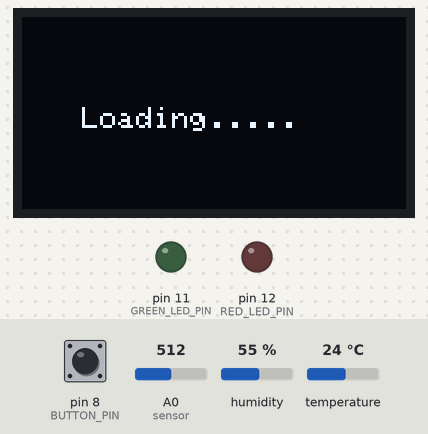
A sketch run on a simulated Arduino Uno, built with avr-gcc and run on an emulated ATmega328P. Shown: 128×64 one-colour display, output pins drawn as LEDs (lit = HIGH). The inputs (shaded band) are chosen by the test bench; at power-on: pin 8 (BUTTON_PIN) HIGH, A0 (sensor) = 512, humidity 55 %, temperature 24 °C.

Above: at 1.3 s.
4.5 s: pin 8 (BUTTON_PIN) pulled LOW for 0.15 s
At 5.1 s:
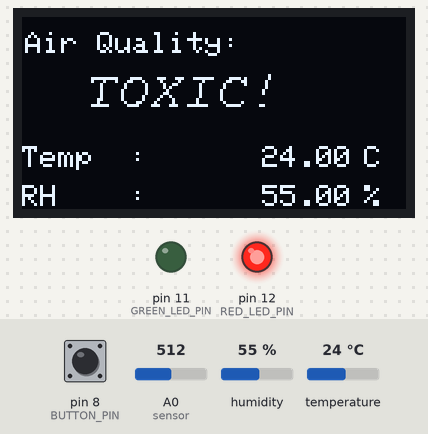
6.1 s: A0 (sensor) set to 190
At 7.0 s:
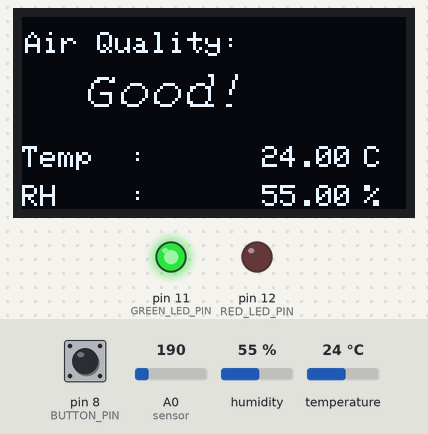
7.6 s: A0 (sensor) set to 210
At 8.2 s:
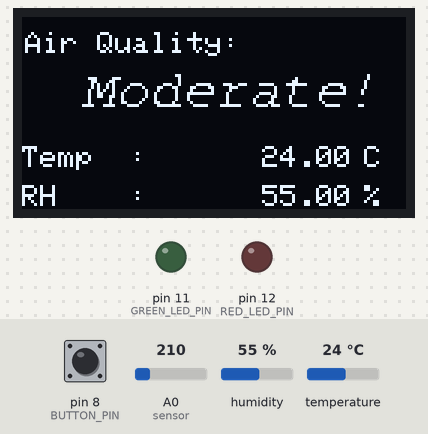
9.1 s: A0 (sensor) set to 306
At 9.5 s:
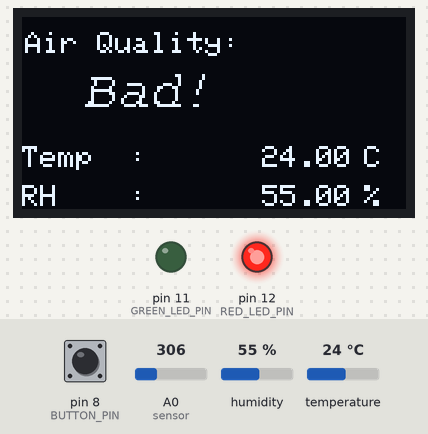
10.6 s: A0 (sensor) set to 90
At 11.8 s:
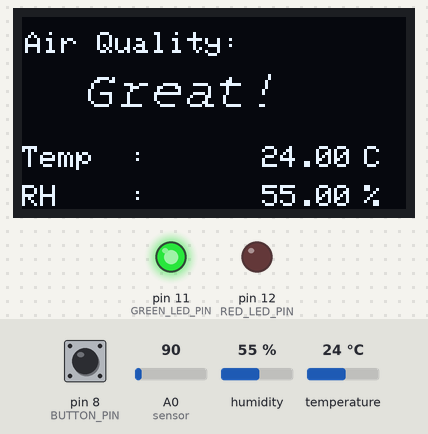
12.1 s: humidity set to 22 %
At 14.0 s:
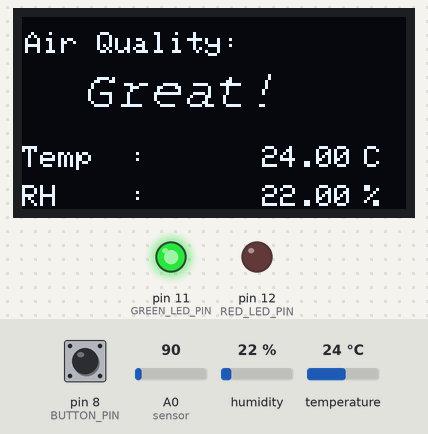
Timing chart, 0 to 15.2 s (numbered marks = the images above; inputs shaded):
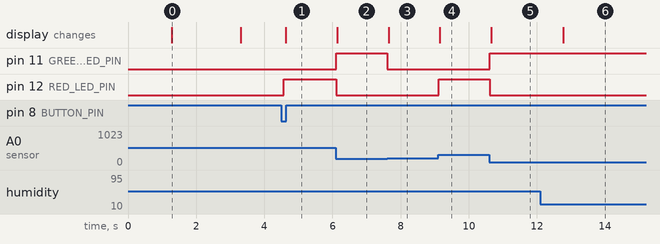

The sketch:

current2.ino
```cpp
#include <SPI.h>
#include <Wire.h>
#include <Adafruit_GFX.h>
#include <Adafruit_SSD1306.h>
#include <Fonts/FreeSans9pt7b.h>
#include <Fonts/FreeMonoOblique9pt7b.h>
#include <DHT.h>

#define SCREEN_WIDTH 128
#define SCREEN_HEIGHT 64
#define OLED_RESET -1
#define SCREEN_ADDRESS 0x3D ///< See datasheet for Address; 0x3D for 128x64, 0x3C for 128x32
Adafruit_SSD1306 display(SCREEN_WIDTH, SCREEN_HEIGHT, &Wire, OLED_RESET);

#define sensor    A0
#define DHTPIN 2          // Digital pin 2
#define DHTTYPE DHT11     // DHT 11

#define BUTTON_PIN 8      // Define push button pin
int buttonState = 0;      // Variable for reading the push button status
int lastButtonState = 0;  // Variable to store the last button state
unsigned long lastDebounceTime = 0; // the last time the output pin was toggled
unsigned long debounceDelay = 50;    // the debounce time; increase if the output flickers

bool systemOn = false;   // Boolean to track the system state (on/off)

int gasLevel = 0;         // int variable for gas level
String quality = "";
DHT dht(DHTPIN, DHTTYPE);

#define GREEN_LED_PIN 11
#define RED_LED_PIN 12

void sendSensor() {
  float h = dht.readHumidity();
  float t = dht.readTemperature();

  if (isnan(h) || isnan(t)) {
    Serial.println("Failed to read from DHT sensor!");
    return;
  }
  display.setTextColor(WHITE);
  display.setTextSize(1);
  display.setFont();
  display.setCursor(0, 43);
  display.println("Temp  :");
  display.setCursor(80, 43);
  display.println(t);
  display.setCursor(114, 43);
  display.println("C");
  display.setCursor(0, 56);
  display.println("RH    :");
  display.setCursor(80, 56);
  display.println(h);
  display.setCursor(114, 56);
  display.println("%");
}

void air_sensor() {
  gasLevel = analogRead(sensor);

  if (gasLevel < 100) {
    quality = "Great!";
    digitalWrite(GREEN_LED_PIN, HIGH);
    digitalWrite(RED_LED_PIN, LOW);
  } else if (gasLevel > 100 && gasLevel < 200) {
    quality = "Good!";
    digitalWrite(GREEN_LED_PIN, HIGH);
    digitalWrite(RED_LED_PIN, LOW);
  } else if (gasLevel > 200 && gasLevel < 300) {
    quality = "Moderate!";
    digitalWrite(GREEN_LED_PIN, LOW);
    digitalWrite(RED_LED_PIN, LOW);
  } else if (gasLevel > 300 && gasLevel < 400) {
    quality = "Bad!";
    digitalWrite(GREEN_LED_PIN, LOW);
    digitalWrite(RED_LED_PIN, HIGH);
  } else {
    quality = "TOXIC!";
    digitalWrite(GREEN_LED_PIN, LOW);
    digitalWrite(RED_LED_PIN, HIGH);
  }

  display.setTextColor(WHITE);
  display.setTextSize(1);
  display.setCursor(1, 5);
  display.setFont();
  display.println("Air Quality:");
  display.setTextSize(1);
  display.setCursor(20, 23);
  display.setFont(&FreeMonoOblique9pt7b);
  display.println(quality);
}

void setup() {
  Serial.begin(9600);
  pinMode(sensor, INPUT);
  pinMode(GREEN_LED_PIN, OUTPUT);
  pinMode(RED_LED_PIN, OUTPUT);
  pinMode(BUTTON_PIN, INPUT_PULLUP);  // Set button pin as input with internal pull-up resistor
  dht.begin();
  if (!display.begin(SSD1306_SWITCHCAPVCC, 0x3c)) { // Address 0x3D for 128x64
    Serial.println(F("SSD1306 allocation failed"));
  }
  display.clearDisplay();
  display.setTextColor(WHITE);

  display.setTextSize(2);
  display.setCursor(50, 0);
  display.println("Air");
  display.setTextSize(1);
  display.setCursor(23, 20);
  display.println("Quality Monitor");
  display.display();
  delay(1200);
  display.clearDisplay();

  display.setTextSize(1);
  display.setCursor(20, 30);
  display.println("Loading.....");
  display.display();
  delay(2000);
  display.clearDisplay();
}

void loop() {
  int reading = digitalRead(BUTTON_PIN);

  if (reading != lastButtonState) {
    lastDebounceTime = millis();
  }

  if ((millis() - lastDebounceTime) > debounceDelay) {
    if (reading != buttonState) {
      buttonState = reading;
      if (buttonState == LOW) {
        systemOn = !systemOn;
      }
    }
  }

  lastButtonState = reading;

  if (systemOn) {
    display.clearDisplay();
    air_sensor();
    sendSensor();
    display.display();
  } else {
    display.clearDisplay();
    display.display();
    digitalWrite(GREEN_LED_PIN, LOW);
    digitalWrite(RED_LED_PIN, LOW);
  }
}
```

Measured:
- after the input at 4.5 s, pin 12 (RED_LED_PIN): LOW → HIGH after 0.07 s; the display: changes after 0.12 s (image 1)
- after the input at 6.1 s, pin 11 (GREEN_LED_PIN): LOW → HIGH at once; pin 12 (RED_LED_PIN): HIGH → LOW at once; the display: changes at once (image 2)
- after the input at 7.6 s, pin 11 (GREEN_LED_PIN): HIGH → LOW at once; the display: changes at once (image 3)
- after the input at 9.1 s, pin 12 (RED_LED_PIN): LOW → HIGH at once; the display: changes after 0.05 s (image 4)
- after the input at 10.6 s, pin 11 (GREEN_LED_PIN): LOW → HIGH at once; pin 12 (RED_LED_PIN): HIGH → LOW at once; the display: changes after 0.05 s (image 5)
- after the input at 12.1 s, the display: changes after 0.66 s (image 6)
- what the display in image 0 shows lasts 2.0 s, from 1.3 s to 3.3 s
